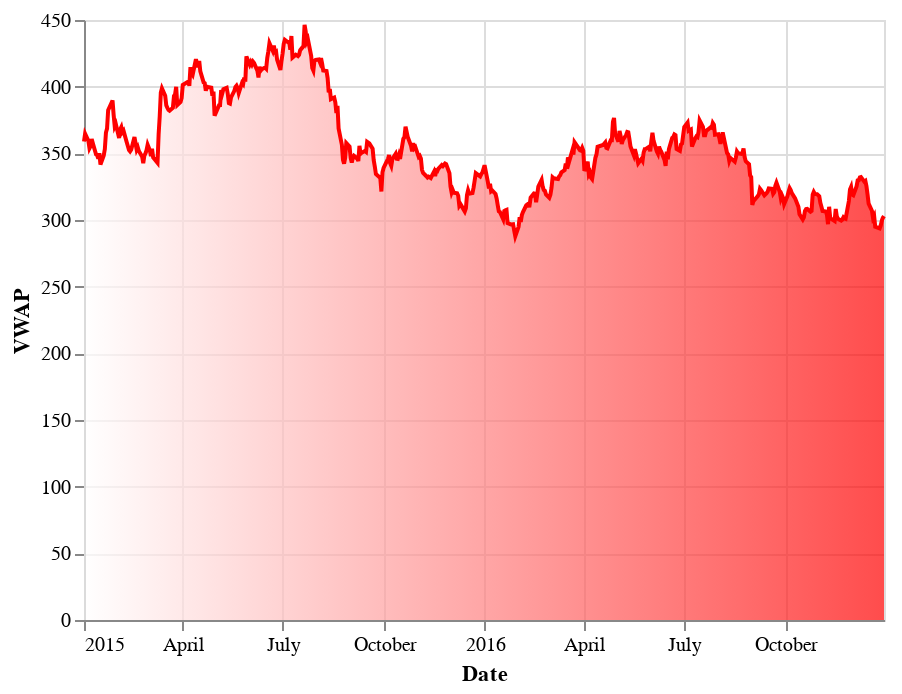

Notebook code for this chart:
### Code cell
alt.Chart(volumeweightpriceplotairtel).mark_area(
    line={'color':'red'},
    color=alt.Gradient(
        gradient='linear',
        stops=[alt.GradientStop(color='white', offset=0),
               alt.GradientStop(color='red', offset=1)],
    )
).encode(
    x='Date',
    y='VWAP'
)

### Figure 1 — Vega-Lite specification as saved in the notebook (floating-point values rounded to 4 significant figures; data arrays with more than 128 entries replaced by an {"elided": "..."} marker saying what was removed)
{"config": {"view": {"continuousWidth": 400, "continuousHeight": 300}}, "data": {"name": "data-d1fcc6bd60bbe2a7991e3b0184f31a33"}, "mark": {"type": "area", "color": {"gradient": "linear", "stops": [{"color": "white", "offset": 0}, {"color": "red", "offset": 1}]}, "line": {"color": "red"}}, "encoding": {"x": {"type": "temporal", "field": "Date"}, "y": {"type": "quantitative", "field": "VWAP"}}, "$schema": "https://vega.github.io/schema/vega-lite/v4.8.1.json", "datasets": {"data-d1fcc6bd60bbe2a7991e3b0184f31a33": {"elided": "495 records"}}}
